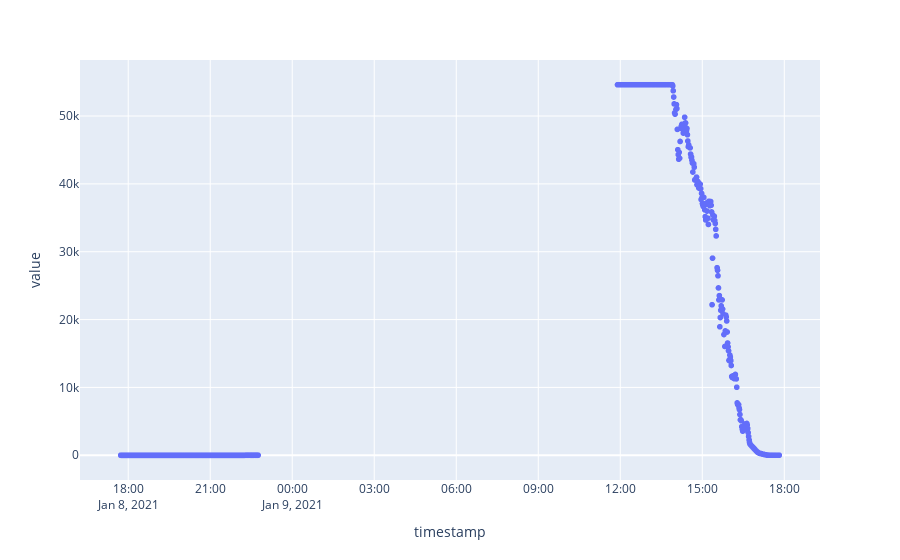

Source (notebook cell):
### Code cell
import plotly.express as px

df_disp = df[df['value'] >= 0]
df_disp['timestamp'] = df_disp['timestamp'].dt.tz_localize(tz='UTC')
df_disp['timestamp'] = df_disp['timestamp'].dt.tz_convert(tz='US/Pacific')

#
# print(df)

fig = px.scatter(df_disp, x="timestamp", y="value", color="name")
fig.show()

### Figure 1 — Plotly figure (JSON) as saved in the notebook; plotly's stock layout.template omitted (floating-point values rounded to 4 significant figures; data arrays with more than 128 entries replaced by an {"elided": "..."} marker saying what was removed)
{"data": [{"hovertemplate": "timestamp=%{x}<br>value=%{y}<extra></extra>", "legendgroup": "", "marker": {"color": "#636efa", "symbol": "circle"}, "mode": "markers", "name": "", "showlegend": false, "type": "scattergl", "x": {"elided": "2095 str values"}, "xaxis": "x", "y": {"elided": "2095 float values"}, "yaxis": "y"}], "layout": {"legend": {"tracegroupgap": 0}, "margin": {"t": 60}, "xaxis": {"anchor": "y", "domain": [0, 1], "title": {"text": "timestamp"}}, "yaxis": {"anchor": "x", "domain": [0, 1], "title": {"text": "value"}}}}
